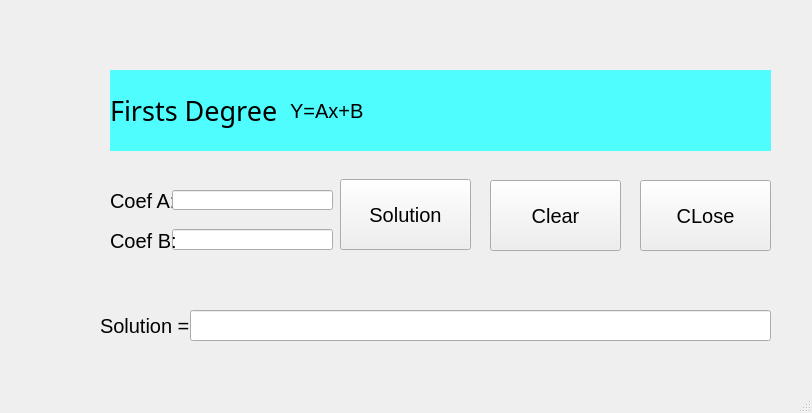
<?xml version="1.0" encoding="UTF-8"?>
<ui version="4.0">
 <class>MainWindow</class>
 <widget class="QMainWindow" name="MainWindow">
  <property name="geometry">
   <rect>
    <x>0</x>
    <y>0</y>
    <width>812</width>
    <height>413</height>
   </rect>
  </property>
  <property name="windowTitle">
   <string>MainWindow</string>
  </property>
  <widget class="QWidget" name="centralwidget">
   <widget class="QLabel" name="label">
    <property name="geometry">
     <rect>
      <x>110</x>
      <y>70</y>
      <width>661</width>
      <height>81</height>
     </rect>
    </property>
    <property name="font">
     <font>
      <family>MS Gothic</family>
      <pointsize>20</pointsize>
      <weight>50</weight>
      <italic>false</italic>
      <bold>false</bold>
     </font>
    </property>
    <property name="styleSheet">
     <string notr="true">font: 20pt &quot;MS Gothic&quot;;
background-color: rgb(79, 253, 255);
</string>
    </property>
    <property name="text">
     <string>Firsts Degree</string>
    </property>
   </widget>
   <widget class="QLabel" name="labe_A">
    <property name="geometry">
     <rect>
      <x>110</x>
      <y>170</y>
      <width>81</width>
      <height>61</height>
     </rect>
    </property>
    <property name="font">
     <font>
      <pointsize>15</pointsize>
     </font>
    </property>
    <property name="text">
     <string>Coef A:</string>
    </property>
   </widget>
   <widget class="QLineEdit" name="line_edit_A">
    <property name="geometry">
     <rect>
      <x>172</x>
      <y>190</y>
      <width>161</width>
      <height>20</height>
     </rect>
    </property>
    <property name="text">
     <string/>
    </property>
   </widget>
   <widget class="QLineEdit" name="line_edit_B">
    <property name="geometry">
     <rect>
      <x>172</x>
      <y>229</y>
      <width>161</width>
      <height>21</height>
     </rect>
    </property>
    <property name="text">
     <string/>
    </property>
   </widget>
   <widget class="QLabel" name="label_B">
    <property name="geometry">
     <rect>
      <x>110</x>
      <y>160</y>
      <width>71</width>
      <height>161</height>
     </rect>
    </property>
    <property name="font">
     <font>
      <pointsize>15</pointsize>
     </font>
    </property>
    <property name="text">
     <string>Coef B:</string>
    </property>
   </widget>
   <widget class="QLabel" name="label_none">
    <property name="geometry">
     <rect>
      <x>290</x>
      <y>30</y>
      <width>211</width>
      <height>161</height>
     </rect>
    </property>
    <property name="font">
     <font>
      <pointsize>15</pointsize>
     </font>
    </property>
    <property name="text">
     <string>Y=Ax+B</string>
    </property>
   </widget>
   <widget class="QPushButton" name="push_solution">
    <property name="geometry">
     <rect>
      <x>340</x>
      <y>179</y>
      <width>131</width>
      <height>71</height>
     </rect>
    </property>
    <property name="font">
     <font>
      <pointsize>15</pointsize>
     </font>
    </property>
    <property name="text">
     <string>Solution</string>
    </property>
   </widget>
   <widget class="QPushButton" name="push_clear">
    <property name="geometry">
     <rect>
      <x>490</x>
      <y>180</y>
      <width>131</width>
      <height>71</height>
     </rect>
    </property>
    <property name="font">
     <font>
      <pointsize>15</pointsize>
     </font>
    </property>
    <property name="text">
     <string>Clear</string>
    </property>
   </widget>
   <widget class="QPushButton" name="push_close">
    <property name="geometry">
     <rect>
      <x>640</x>
      <y>180</y>
      <width>131</width>
      <height>71</height>
     </rect>
    </property>
    <property name="font">
     <font>
      <pointsize>15</pointsize>
     </font>
    </property>
    <property name="text">
     <string>CLose</string>
    </property>
   </widget>
   <widget class="QLabel" name="Solutionline">
    <property name="geometry">
     <rect>
      <x>100</x>
      <y>300</y>
      <width>101</width>
      <height>51</height>
     </rect>
    </property>
    <property name="font">
     <font>
      <pointsize>15</pointsize>
     </font>
    </property>
    <property name="text">
     <string>Solution = </string>
    </property>
   </widget>
   <widget class="QLineEdit" name="line_edit_solution">
    <property name="geometry">
     <rect>
      <x>190</x>
      <y>310</y>
      <width>581</width>
      <height>31</height>
     </rect>
    </property>
    <property name="text">
     <string/>
    </property>
   </widget>
  </widget>
  <widget class="QMenuBar" name="menubar">
   <property name="geometry">
    <rect>
     <x>0</x>
     <y>0</y>
     <width>812</width>
     <height>21</height>
    </rect>
   </property>
  </widget>
  <widget class="QStatusBar" name="statusbar"/>
 </widget>
 <resources/>
 <connections>
  <connection>
   <sender>push_close</sender>
   <signal>clicked()</signal>
   <receiver>MainWindow</receiver>
   <slot>close()</slot>
   <hints>
    <hint type="sourcelabel">
     <x>705</x>
     <y>236</y>
    </hint>
    <hint type="destinationlabel">
     <x>405</x>
     <y>206</y>
    </hint>
   </hints>
  </connection>
 </connections>
</ui>
